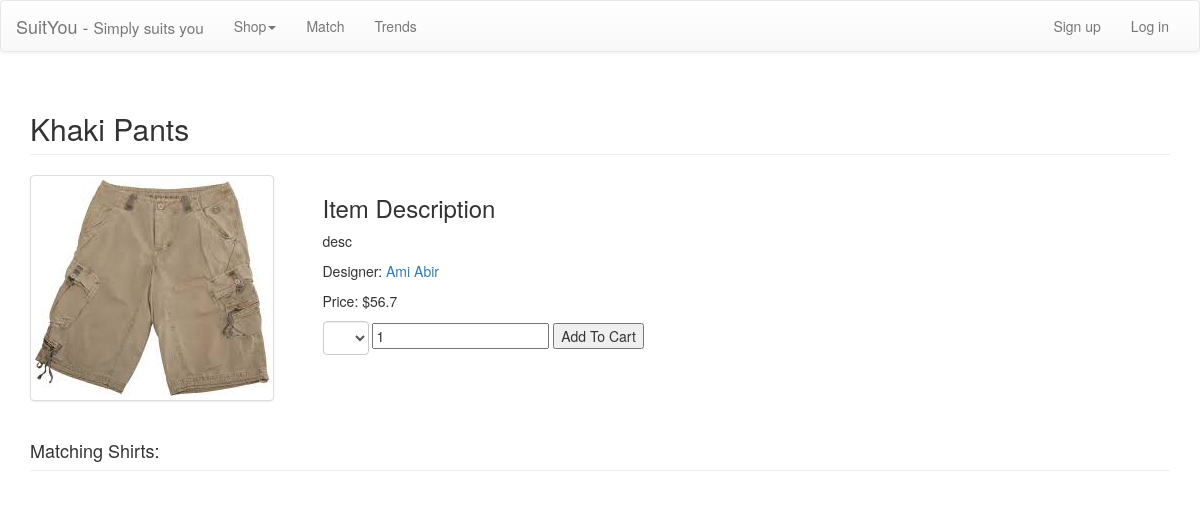
The app's page /show_item.php?itemId=22, older data.
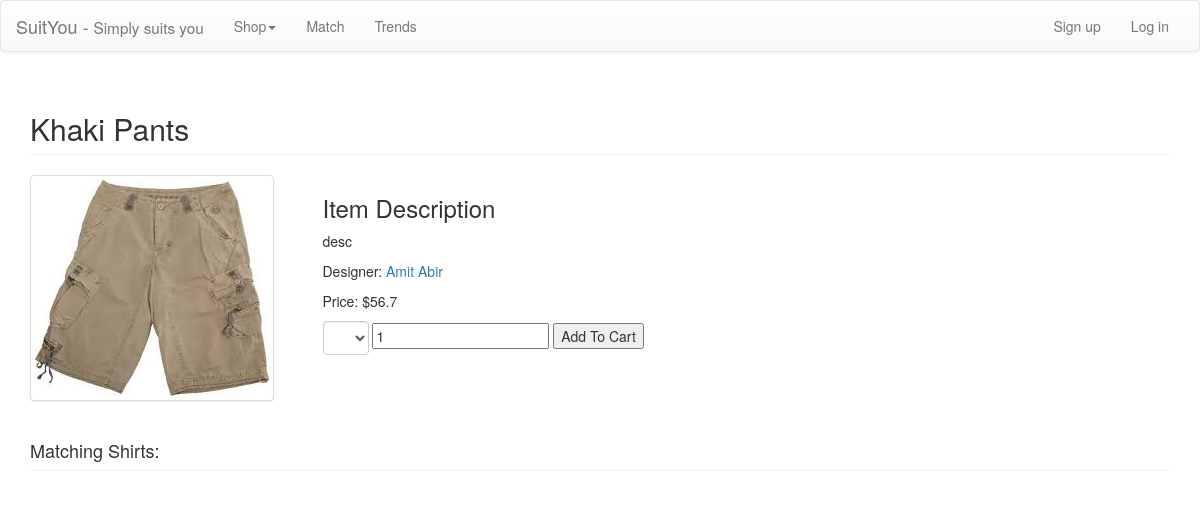
The same page, newer data.
### tables this page shows
CREATE TABLE IF NOT EXISTS `users` (
  `user_id` int(11) NOT NULL AUTO_INCREMENT,
  `email` varchar(500) NOT NULL,
  `first_name` varchar(255) NOT NULL,
  `last_name` varchar(255) NOT NULL,
  `address` varchar(500) DEFAULT NULL,
  `gender` enum('MALE','FEMALE') NOT NULL,
  `birth_date` date NOT NULL,
  `is_designer` tinyint(1) NOT NULL DEFAULT '0',
  `is_admin` tinyint(1) NOT NULL DEFAULT '0',
  `avatar` varchar(255) NOT NULL,
  `coupon_meter` int(11) NOT NULL DEFAULT '0',
  `description` text,
  `website_link` varchar(500) DEFAULT NULL,
  `is_spammer` tinyint(1) NOT NULL DEFAULT '0',
  `time_tracking_ctr` int(11) NOT NULL DEFAULT '0',
  PRIMARY KEY (`user_id`)
);

### item.php (called while the page is built, shortened)
<?php
class Item {
	public static function getItemByID($itemId) {
		$itemQuery = mysql_query("SELECT * FROM items WHERE item_id = ".$itemId);
		$num_rows = mysql_num_rows($itemQuery);
		if($num_rows == 1) {
			$itemRow = mysql_fetch_array($itemQuery);
			$item = new Item();
			$item->itemId = $itemId;
			$item->name = $itemRow['name'];
			$item->gender = $itemRow['gender'];
			$item->type = $itemRow['type'];
			$item->description = $itemRow['description'];
			$item->price = $itemRow['price'];
			$item->designerId = $itemRow['designer_id'];
			$item->creationTime = $itemRow['creation_time'];
			$item->picture = $itemRow['picture'];
			return $item;
		}
		else {
			return null;
		}
	}
}
?>

### show_item.php (the view, shortened to what this page needs)
<?php
include("header.php");
include('Item.php');
$itemId = $_GET["itemId"];
$item = Item::getItemByID($itemId);
if ($item->type=="TOP"){
	$typeColId="top_item_id";
}else{
	$typeColId="bottom_item_id";
}
$queryMatches = mysql_query('SELECT match_id, top_item_id, bottom_item_id from item_matchings WHERE '.$typeColId. '='.$item->itemId);
$designerNameQuery = mysql_query('SELECT first_name, last_name from users WHERE user_id = '.$item->designerId);
$designerRow = mysql_fetch_array($designerNameQuery);
?>
<div class="container">
	<div class="row">
        <div class="col-md-12">
            <h2 class="page-header"><?php echo $item->name; ?>
            </h2>
        </div>
    </div>
	<div class="row">
        <div class="col-md-3">
            <img class="img-thumbnail" src="<?php echo "images/items/". $item->picture; ?>" alt=""/>
        </div>
        <div class="col-md-9">
            <h3>Item Description</h3>
            <p><?php echo $item->description; ?></p>
            <p>Designer: <a href = "designer_profile.php?designerId=<?php echo $item->designerId; ?>"><?php echo $designerRow["first_name"]." ".$designerRow["last_name"]; ?></a></p>
			<p>Price: <?php echo "$".$item->price; ?></p>
							<form id="addToCartForm" name="addToCartForm" method="post" action="cart.php?action=add" class="form-inline">
								 <select id="size" name='size' class="form-control">
								</select>
								<input type="text" name="quantity" value="1" />
								<input type="submit" value="Add To Cart" class="btnAddCart" />
							</form>
        </div>
	</div>
		<?php if (mysql_num_rows($queryMatches) > 0) {  ?>
			<div class="row">
				<div class="col-lg-12">
				     <h4 class="page-header">
				<?php
				if ($item->type == "TOP"){
					if ($item->gender == "MALE"){
						echo "Matching Pants:";
					} else{
						echo "Matching Pants and Skirts:";
					}
				} else{
					echo "Matching Shirts:";
				}
				?>
					</h4>
				</div>
			</div>
			<div class="row">
				<?php
				while($row = mysql_fetch_array($queryMatches)) {
					$matchId = $row['match_id'];
				?>
					<div id="match_<?php echo $matchId; ?>" class="col-sm-2">
					</div>
				<?php
				}
				?>
			</div>
		<?php }  ?>
	</div>
  </body>
</html>

Row changes from the older to the newer data that the page shows:
changed users "Abir": first_name "Ami" → "Amit"
